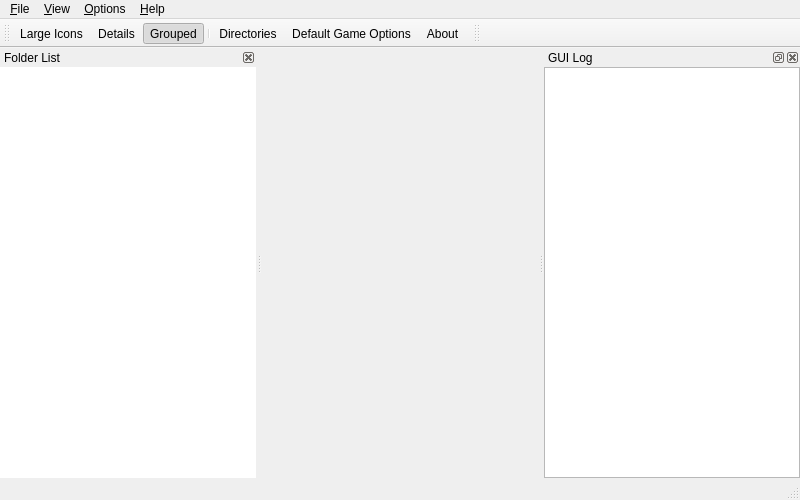
<?xml version="1.0" encoding="UTF-8"?>
<ui version="4.0">
 <class>MainWindow</class>
 <widget class="QMainWindow" name="MainWindow">
  <property name="geometry">
   <rect>
    <x>0</x>
    <y>0</y>
    <width>800</width>
    <height>500</height>
   </rect>
  </property>
  <property name="windowTitle">
   <string>M+GUI</string>
  </property>
  <property name="dockNestingEnabled">
   <bool>true</bool>
  </property>
  <widget class="QWidget" name="centralwidget">
   <layout class="QGridLayout">
    <property name="margin">
     <number>0</number>
    </property>
    <item row="0" column="0">
     <layout class="QVBoxLayout" name="layMainView">
      <property name="topMargin">
       <number>2</number>
      </property>
     </layout>
    </item>
   </layout>
  </widget>
  <widget class="QMenuBar" name="menubar">
   <property name="geometry">
    <rect>
     <x>0</x>
     <y>0</y>
     <width>800</width>
     <height>22</height>
    </rect>
   </property>
   <widget class="QMenu" name="menuFile">
    <property name="title">
     <string>&amp;File</string>
    </property>
    <widget class="QMenu" name="menuPlayWith">
     <property name="title">
      <string>Play with Options</string>
     </property>
     <addaction name="actionCommandLine"/>
     <addaction name="separator"/>
     <addaction name="actionSavestate"/>
     <addaction name="actionPlayback"/>
     <addaction name="actionRecord"/>
     <addaction name="actionMNG"/>
     <addaction name="actionAVI"/>
     <addaction name="actionWave"/>
    </widget>
    <widget class="QMenu" name="menuAddtoFolder">
     <property name="title">
      <string>Add to Custom Folder</string>
     </property>
    </widget>
    <widget class="QMenu" name="menuDeleteCfg">
     <property name="title">
      <string>Clean Up</string>
     </property>
    </widget>
    <widget class="QMenu" name="menuAudit">
     <property name="title">
      <string>Audit</string>
     </property>
     <addaction name="actionAuditAll"/>
     <addaction name="actionAuditAllSamples"/>
     <addaction name="separator"/>
     <addaction name="actionFixDatAll"/>
     <addaction name="actionFixDatIncomplete"/>
     <addaction name="actionFixDatMissing"/>
     <addaction name="actionFixDatComplete"/>
    </widget>
    <addaction name="actionPlay"/>
    <addaction name="menuPlayWith"/>
    <addaction name="menuDeleteCfg"/>
    <addaction name="separator"/>
    <addaction name="menuAddtoFolder"/>
    <addaction name="actionRemoveFromFolder"/>
    <addaction name="separator"/>
    <addaction name="actionSrcProperties"/>
    <addaction name="actionProperties"/>
    <addaction name="separator"/>
    <addaction name="menuAudit"/>
    <addaction name="separator"/>
    <addaction name="actionExitStop"/>
   </widget>
   <widget class="QMenu" name="menuView">
    <property name="title">
     <string>&amp;View</string>
    </property>
    <widget class="QMenu" name="menuCustomizeFields">
     <property name="title">
      <string>Customize &amp;Fields</string>
     </property>
    </widget>
    <widget class="QMenu" name="menuPictures">
     <property name="title">
      <string>Game &amp;Pictures</string>
     </property>
     <addaction name="actionEnforceAspect"/>
     <addaction name="actionStretchSshot"/>
     <addaction name="separator"/>
    </widget>
    <widget class="QMenu" name="menuDocuments">
     <property name="title">
      <string>Game Do&amp;cuments</string>
     </property>
    </widget>
    <widget class="QMenu" name="menuShowFolders">
     <property name="title">
      <string>&amp;Show Folders</string>
     </property>
    </widget>
    <widget class="QMenu" name="menuCustomFilters">
     <property name="title">
      <string>&amp;Custom Filters</string>
     </property>
     <addaction name="actionFilterClones"/>
     <addaction name="actionFilterNonWorking"/>
     <addaction name="actionFilterUnavailable"/>
     <addaction name="actionFilterMechanical"/>
    </widget>
    <widget class="QMenu" name="menuArrangeIcons">
     <property name="title">
      <string>Arrange &amp;Icons</string>
     </property>
     <addaction name="actionColSortAscending"/>
     <addaction name="actionColSortDescending"/>
    </widget>
    <addaction name="menuShowFolders"/>
    <addaction name="menuPictures"/>
    <addaction name="menuDocuments"/>
    <addaction name="actionVerticalTabs"/>
    <addaction name="separator"/>
    <addaction name="actionLargeIcons"/>
    <addaction name="actionDetails"/>
    <addaction name="actionGrouped"/>
    <addaction name="actionRowDelegate"/>
    <addaction name="actionLocalGameList"/>
    <addaction name="separator"/>
    <addaction name="menuArrangeIcons"/>
    <addaction name="menuCustomizeFields"/>
    <addaction name="menuCustomFilters"/>
    <addaction name="separator"/>
    <addaction name="actionRefresh"/>
   </widget>
   <widget class="QMenu" name="menuOptions">
    <property name="title">
     <string>&amp;Options</string>
    </property>
    <widget class="QMenu" name="menuLanguage">
     <property name="title">
      <string>&amp;Language</string>
     </property>
     <addaction name="actionEnglish"/>
     <addaction name="actionChinese_PRC"/>
     <addaction name="actionChinese_Taiwan"/>
     <addaction name="actionJapanese"/>
     <addaction name="actionSpanish"/>
     <addaction name="actionFrench"/>
     <addaction name="actionHungarian"/>
     <addaction name="actionKorean"/>
     <addaction name="actionBrazilian"/>
     <addaction name="actionRussian"/>
     <addaction name="actionItalian"/>
    </widget>
    <widget class="QMenu" name="menuBackground">
     <property name="title">
      <string>&amp;Background Images</string>
     </property>
     <addaction name="actionBgStretch"/>
     <addaction name="actionBgTile"/>
     <addaction name="separator"/>
    </widget>
    <widget class="QMenu" name="menuGUIStyle">
     <property name="title">
      <string>GUI &amp;Style</string>
     </property>
    </widget>
    <addaction name="actionDirectories"/>
    <addaction name="actionDefaultOptions"/>
    <addaction name="separator"/>
    <addaction name="menuGUIStyle"/>
    <addaction name="menuBackground"/>
    <addaction name="menuLanguage"/>
   </widget>
   <widget class="QMenu" name="menuHelp">
    <property name="title">
     <string>&amp;Help</string>
    </property>
    <addaction name="actionReadme"/>
    <addaction name="actionFAQ"/>
    <addaction name="actionBoard"/>
    <addaction name="actionAbout"/>
   </widget>
   <addaction name="menuFile"/>
   <addaction name="menuView"/>
   <addaction name="menuOptions"/>
   <addaction name="menuHelp"/>
  </widget>
  <widget class="QStatusBar" name="statusbar"/>
  <widget class="QToolBar" name="toolBar">
   <property name="windowTitle">
    <string>Toolbar</string>
   </property>
   <property name="autoFillBackground">
    <bool>true</bool>
   </property>
   <property name="iconSize">
    <size>
     <width>16</width>
     <height>16</height>
    </size>
   </property>
   <property name="floatable">
    <bool>false</bool>
   </property>
   <attribute name="toolBarArea">
    <enum>TopToolBarArea</enum>
   </attribute>
   <attribute name="toolBarBreak">
    <bool>false</bool>
   </attribute>
   <addaction name="actionLargeIcons"/>
   <addaction name="actionDetails"/>
   <addaction name="actionGrouped"/>
   <addaction name="separator"/>
   <addaction name="actionDirectories"/>
   <addaction name="actionDefaultOptions"/>
   <addaction name="actionAbout"/>
  </widget>
  <widget class="QToolBar" name="toolBarSearch">
   <property name="windowTitle">
    <string>Search</string>
   </property>
   <property name="floatable">
    <bool>false</bool>
   </property>
   <attribute name="toolBarArea">
    <enum>TopToolBarArea</enum>
   </attribute>
   <attribute name="toolBarBreak">
    <bool>false</bool>
   </attribute>
  </widget>
  <widget class="QDockWidget" name="dwGUILog">
   <property name="windowTitle">
    <string>GUI Log</string>
   </property>
   <attribute name="dockWidgetArea">
    <number>2</number>
   </attribute>
   <widget class="QWidget" name="dockWidgetContents_8">
    <layout class="QGridLayout">
     <property name="margin">
      <number>0</number>
     </property>
     <item row="0" column="0">
      <widget class="QTextBrowser" name="tbGUILog"/>
     </item>
    </layout>
   </widget>
  </widget>
  <widget class="QDockWidget" name="dwFolderList">
   <property name="sizePolicy">
    <sizepolicy hsizetype="Ignored" vsizetype="Preferred">
     <horstretch>0</horstretch>
     <verstretch>0</verstretch>
    </sizepolicy>
   </property>
   <property name="features">
    <set>QDockWidget::DockWidgetClosable|QDockWidget::DockWidgetMovable</set>
   </property>
   <property name="windowTitle">
    <string>Folder List</string>
   </property>
   <attribute name="dockWidgetArea">
    <number>1</number>
   </attribute>
   <widget class="QWidget" name="dockWidgetContents_14">
    <layout class="QGridLayout">
     <property name="margin">
      <number>0</number>
     </property>
     <item row="0" column="0">
      <widget class="QTreeWidget" name="treeFolders">
       <property name="frameShape">
        <enum>QFrame::NoFrame</enum>
       </property>
       <property name="headerHidden">
        <bool>true</bool>
       </property>
       <column>
        <property name="text">
         <string>1</string>
        </property>
       </column>
      </widget>
     </item>
    </layout>
   </widget>
  </widget>
  <action name="actionDefaultOptions">
   <property name="icon">
    <iconset resource="mamepgui_main.qrc">
     <normaloff>:/res/16x16/system-settings.png</normaloff>:/res/16x16/system-settings.png</iconset>
   </property>
   <property name="text">
    <string>Default Game &amp;Options</string>
   </property>
  </action>
  <action name="actionRefresh">
   <property name="icon">
    <iconset resource="mamepgui_main.qrc">
     <normaloff>:/res/16x16/view-refresh.png</normaloff>:/res/16x16/view-refresh.png</iconset>
   </property>
   <property name="text">
    <string>&amp;Refresh</string>
   </property>
   <property name="shortcut">
    <string>F5</string>
   </property>
  </action>
  <action name="actionExitStop">
   <property name="text">
    <string>E&amp;xit</string>
   </property>
   <property name="shortcut">
    <string>Alt+X</string>
   </property>
  </action>
  <action name="actionAbout">
   <property name="icon">
    <iconset resource="mamepgui_main.qrc">
     <normaloff>:/res/16x16/help-browser.png</normaloff>:/res/16x16/help-browser.png</iconset>
   </property>
   <property name="text">
    <string>&amp;About</string>
   </property>
  </action>
  <action name="actionDetails">
   <property name="checkable">
    <bool>true</bool>
   </property>
   <property name="icon">
    <iconset resource="mamepgui_main.qrc">
     <normaloff>:/res/mame32-view-detail.png</normaloff>:/res/mame32-view-detail.png</iconset>
   </property>
   <property name="text">
    <string>&amp;Details</string>
   </property>
  </action>
  <action name="actionGrouped">
   <property name="checkable">
    <bool>true</bool>
   </property>
   <property name="checked">
    <bool>true</bool>
   </property>
   <property name="icon">
    <iconset resource="mamepgui_main.qrc">
     <normaloff>:/res/mame32-view-group.png</normaloff>:/res/mame32-view-group.png</iconset>
   </property>
   <property name="text">
    <string>&amp;Grouped</string>
   </property>
  </action>
  <action name="actionLargeIcons">
   <property name="checkable">
    <bool>true</bool>
   </property>
   <property name="icon">
    <iconset resource="mamepgui_main.qrc">
     <normaloff>:/res/mame32-view-licon.png</normaloff>:/res/mame32-view-licon.png</iconset>
   </property>
   <property name="text">
    <string>L&amp;arge Icons</string>
   </property>
  </action>
  <action name="actionVerticalTabs">
   <property name="checkable">
    <bool>true</bool>
   </property>
   <property name="text">
    <string>&amp;Vertical Tabs</string>
   </property>
  </action>
  <action name="actionPlay">
   <property name="text">
    <string notr="true">&amp;Play</string>
   </property>
  </action>
  <action name="actionRecord">
   <property name="text">
    <string>&amp;Record Input...</string>
   </property>
  </action>
  <action name="actionConfigIPS">
   <property name="text">
    <string>Configure &amp;IPS...</string>
   </property>
  </action>
  <action name="actionAudit">
   <property name="text">
    <string>Audit</string>
   </property>
  </action>
  <action name="actionColDescription">
   <property name="checkable">
    <bool>true</bool>
   </property>
   <property name="text">
    <string>Description</string>
   </property>
  </action>
  <action name="actionColName">
   <property name="checkable">
    <bool>true</bool>
   </property>
   <property name="text">
    <string>Name</string>
   </property>
  </action>
  <action name="actionColROMs">
   <property name="checkable">
    <bool>true</bool>
   </property>
   <property name="text">
    <string>ROMs</string>
   </property>
  </action>
  <action name="actionColManufacturer">
   <property name="checkable">
    <bool>true</bool>
   </property>
   <property name="text">
    <string>Manufacturer</string>
   </property>
  </action>
  <action name="actionColDriver">
   <property name="checkable">
    <bool>true</bool>
   </property>
   <property name="text">
    <string>Driver</string>
   </property>
  </action>
  <action name="actionColYear">
   <property name="checkable">
    <bool>true</bool>
   </property>
   <property name="text">
    <string>Year</string>
   </property>
  </action>
  <action name="actionColCloneOf">
   <property name="checkable">
    <bool>true</bool>
   </property>
   <property name="text">
    <string>Clone of</string>
   </property>
  </action>
  <action name="actionColSortAscending">
   <property name="checkable">
    <bool>true</bool>
   </property>
   <property name="text">
    <string>Sort Ascending</string>
   </property>
  </action>
  <action name="actionColSortDescending">
   <property name="checkable">
    <bool>true</bool>
   </property>
   <property name="text">
    <string>Sort Descending</string>
   </property>
  </action>
  <action name="actionDirectories">
   <property name="icon">
    <iconset resource="mamepgui_main.qrc">
     <normaloff>:/res/32x32/folder.png</normaloff>:/res/32x32/folder.png</iconset>
   </property>
   <property name="text">
    <string>&amp;Directories...</string>
   </property>
  </action>
  <action name="actionProperties">
   <property name="icon">
    <iconset resource="mamepgui_main.qrc">
     <normaloff>:/res/16x16/system-settings.png</normaloff>:/res/16x16/system-settings.png</iconset>
   </property>
   <property name="text">
    <string>Pr&amp;operties</string>
   </property>
  </action>
  <action name="actionSrcProperties">
   <property name="text">
    <string notr="true">Properties for </string>
   </property>
  </action>
  <action name="actionEnglish">
   <property name="checkable">
    <bool>true</bool>
   </property>
   <property name="text">
    <string notr="true">English (United States)</string>
   </property>
  </action>
  <action name="actionChinese_PRC">
   <property name="checkable">
    <bool>true</bool>
   </property>
   <property name="text">
    <string notr="true">中文 (中国)</string>
   </property>
  </action>
  <action name="actionChinese_Taiwan">
   <property name="checkable">
    <bool>true</bool>
   </property>
   <property name="text">
    <string notr="true">中文 (台灣)</string>
   </property>
  </action>
  <action name="actionJapanese">
   <property name="checkable">
    <bool>true</bool>
   </property>
   <property name="text">
    <string notr="true">日本語</string>
   </property>
  </action>
  <action name="actionBrazilian">
   <property name="checkable">
    <bool>true</bool>
   </property>
   <property name="text">
    <string notr="true">Portugues (Brasil)</string>
   </property>
  </action>
  <action name="actionEnforceAspect">
   <property name="checkable">
    <bool>true</bool>
   </property>
   <property name="text">
    <string>Enforce Aspect Ratio</string>
   </property>
  </action>
  <action name="actionLocalGameList">
   <property name="checkable">
    <bool>true</bool>
   </property>
   <property name="text">
    <string>Local &amp;Language Game List</string>
   </property>
  </action>
  <action name="actionFAQ">
   <property name="text">
    <string>FAQ</string>
   </property>
  </action>
  <action name="actionBoard">
   <property name="text">
    <string>Discussion Board</string>
   </property>
  </action>
  <action name="actionReadme">
   <property name="text">
    <string>Readme</string>
   </property>
  </action>
  <action name="actionBgStretch">
   <property name="checkable">
    <bool>true</bool>
   </property>
   <property name="text">
    <string>Stretch</string>
   </property>
  </action>
  <action name="actionBgTile">
   <property name="checkable">
    <bool>true</bool>
   </property>
   <property name="text">
    <string>Tile</string>
   </property>
  </action>
  <action name="actionRowDelegate">
   <property name="checkable">
    <bool>true</bool>
   </property>
   <property name="checked">
    <bool>true</bool>
   </property>
   <property name="text">
    <string>Highlight Selected Icon</string>
   </property>
  </action>
  <action name="actionStretchSshot">
   <property name="checkable">
    <bool>true</bool>
   </property>
   <property name="text">
    <string>Strech Screenshot Larger</string>
   </property>
  </action>
  <action name="actionPlayback">
   <property name="text">
    <string>&amp;Playback Input...</string>
   </property>
  </action>
  <action name="actionWave">
   <property name="text">
    <string>Record &amp;Wave Output...</string>
   </property>
  </action>
  <action name="actionMNG">
   <property name="text">
    <string>Record &amp;MNG Output...</string>
   </property>
  </action>
  <action name="actionAVI">
   <property name="text">
    <string>Record &amp;AVI Output...</string>
   </property>
  </action>
  <action name="actionSavestate">
   <property name="text">
    <string>Load &amp;Savestate...</string>
   </property>
  </action>
  <action name="actionHungarian">
   <property name="checkable">
    <bool>true</bool>
   </property>
   <property name="text">
    <string notr="true">Magyar</string>
   </property>
  </action>
  <action name="actionKorean">
   <property name="checkable">
    <bool>true</bool>
   </property>
   <property name="text">
    <string notr="true">???</string>
   </property>
  </action>
  <action name="actionFixDatMissing">
   <property name="text">
    <string>Export Completely Missing Sets Only...</string>
   </property>
  </action>
  <action name="actionFixDatIncomplete">
   <property name="text">
    <string>Export Incomplete Sets Only...</string>
   </property>
  </action>
  <action name="actionFixDatAll">
   <property name="text">
    <string>Export All Set Issues...</string>
   </property>
  </action>
  <action name="actionRemoveFromFolder">
   <property name="text">
    <string notr="true">Remove From This Folder</string>
   </property>
  </action>
  <action name="actionAuditAll">
   <property name="text">
    <string>&amp;Audit All Roms</string>
   </property>
  </action>
  <action name="actionFilterClones">
   <property name="checkable">
    <bool>true</bool>
   </property>
   <property name="text">
    <string>Hide C&amp;lones</string>
   </property>
  </action>
  <action name="actionFilterNonWorking">
   <property name="checkable">
    <bool>true</bool>
   </property>
   <property name="text">
    <string>Hide Non-Wor&amp;king</string>
   </property>
  </action>
  <action name="actionFilterUnavailable">
   <property name="checkable">
    <bool>true</bool>
   </property>
   <property name="text">
    <string>Hide &amp;Unavailable</string>
   </property>
  </action>
  <action name="actionFilterMechanical">
   <property name="checkable">
    <bool>true</bool>
   </property>
   <property name="text">
    <string>Hide &amp;Mechanical</string>
   </property>
  </action>
  <action name="actionCommandLine">
   <property name="text">
    <string>Command Line...</string>
   </property>
  </action>
  <action name="actionFixDatComplete">
   <property name="enabled">
    <bool>false</bool>
   </property>
   <property name="text">
    <string>Export All Sets...</string>
   </property>
  </action>
  <action name="actionRussian">
   <property name="checkable">
    <bool>true</bool>
   </property>
   <property name="text">
    <string notr="true">Русский</string>
   </property>
  </action>
  <action name="actionAuditAllSamples">
   <property name="text">
    <string>Audit All Samples</string>
   </property>
  </action>
  <action name="actionFrench">
   <property name="checkable">
    <bool>true</bool>
   </property>
   <property name="text">
    <string notr="true">Francais</string>
   </property>
  </action>
  <action name="actionSpanish">
   <property name="checkable">
    <bool>true</bool>
   </property>
   <property name="text">
    <string notr="true">Espanol</string>
   </property>
  </action>
  <action name="actionItalian">
   <property name="checkable">
    <bool>true</bool>
   </property>
   <property name="text">
    <string notr="true">L'italiano</string>
   </property>
  </action>
 </widget>
 <resources>
  <include location="mamepgui_main.qrc"/>
 </resources>
 <connections/>
</ui>
